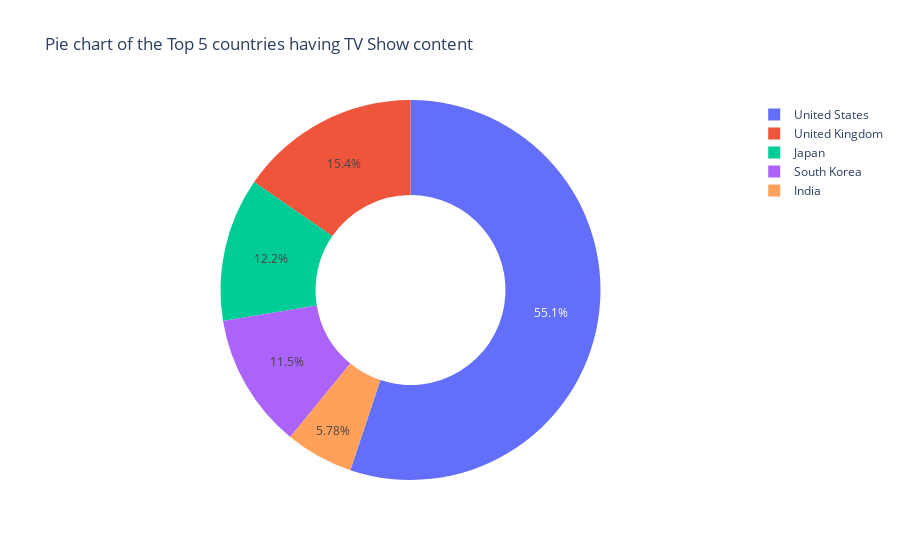

Here is the notebook cell this chart was saved with:
### Code cell
fig = px.pie(data,values=x,names=x.index, title='Pie chart of the Top 5 countries having TV Show content',hole=0.5)
fig.show()

### Figure 1 — Plotly figure (JSON) as saved in the notebook; plotly's stock layout.template omitted (floating-point values rounded to 4 significant figures)
{"data": [{"domain": {"x": [0, 1], "y": [0, 1]}, "hole": 0.5, "hovertemplate": "label=%{label}<br>value=%{value}<extra></extra>", "labels": ["United States", "United Kingdom", "Japan", "South Korea", "India"], "legendgroup": "", "name": "", "showlegend": true, "type": "pie", "values": [763, 213, 169, 159, 80]}], "layout": {"legend": {"tracegroupgap": 0}, "title": {"text": "Pie chart of the Top 5 countries having TV Show content"}}}
